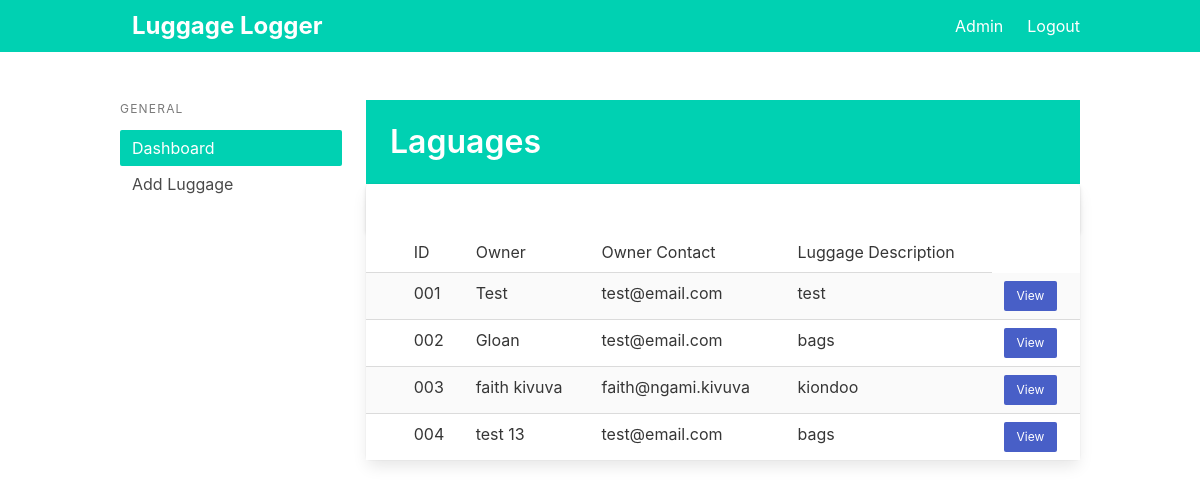
Page / (signed in) on the earlier database version.
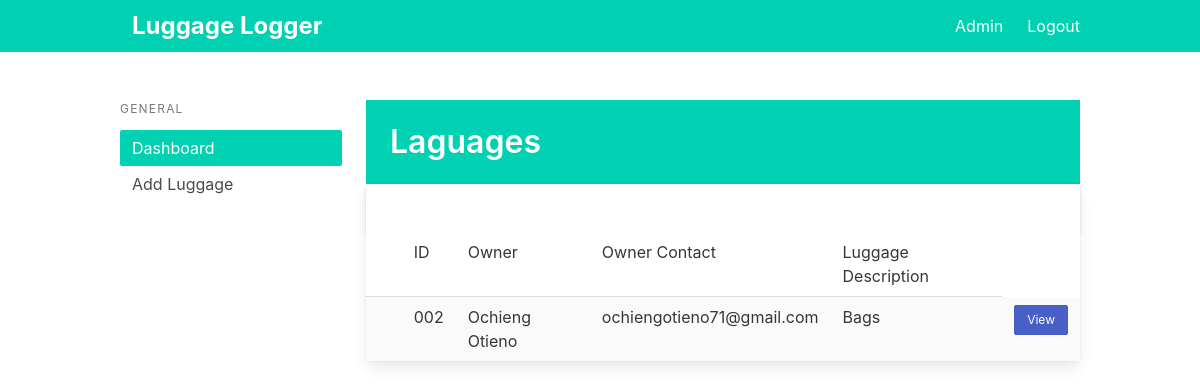
Same page on the later database version.
### app/models.py (models this page shows)
class Lauggage(db.Model):
    id = db.Column(db.Integer, primary_key=True)
    name = db.Column(db.String(100))
    email = db.Column(db.String(100))
    description = db.Column(db.Text(350))

### app/main.py (the view)
@main.route('/')
@login_required
def index():
    luggages = Lauggage.query.all()
    return render_template('index.html', luggages=luggages)

### app/__init__.py (called while the page is built)
def create_app():
    app = Flask(__name__)
    app.config['SECRET_KEY'] = 'secret-key-goes-here'
    app.config['SQLALCHEMY_DATABASE_URI'] = 'sqlite:///db.sqlite'
    QRcode(app)
    db.init_app(app)
    login_manager = LoginManager()
    login_manager.login_view = 'auth.login'
    login_manager.init_app(app)
    from .models import User
    @login_manager.user_loader
    def load_user(user_id):
        return User.query.get(int(user_id))
    with app.app_context():
        db.create_all()
    from .auth import auth as auth_blueprint
    app.register_blueprint(auth_blueprint)
    from .main import main as main_blueprint
    app.register_blueprint(main_blueprint)
    return app

### app/templates/index.html (shortened to what this page needs)
{% extends "base.html" %}
{% block content %}
<div class="columns">
  <div class="column is-3 ">
    <aside class="menu is-hidden-mobile">
      <p class="menu-label">
        General
      </p>
      <ul class="menu-list">
        <li><a class="has-background-primary has-text-white">Dashboard</a></li>
        <li><a href="{{ url_for('main.luggage') }}">Add Luggage</a></li>
      </ul>
    </aside>
  </div>
  <div class="column is-9">
    <section class="hero is-primary welcome is-small">
      <div class="hero-body">
        <div class="container">
          <h1 class="title">
            Laguages
          </h1>
        </div>
      </div>
    </section>
    <div class="is-6">
      <div class="card events-card">
        <header class="card-header">
          <a href="#" class="card-header-icon" aria-label="more options">
            <span class="icon">
            </span>
          </a>
        </header>
        <div class="card-table">
          <div class="content">
            <table class="table is-fullwidth is-striped">
              <tbody>
                <tr>
                  <td>
                  <td>ID</td>
                  <td>Owner</td>
                  <td>Owner Contact</td>
                  <td>Luggage Description</td>
                </tr>
                {% for luggage in luggages %}
                <tr>
                  <td width="5%">
                  <td>00{{ luggage.id }}</td>
                  </td>
                  <td>{{ luggage.name }}</td>
                  <td>{{ luggage.email }}</td>
                  <td>{{ luggage.description }}</td>
                  <td><a class="button is-link is-small" href="/luggage/{{luggage.id}}">View</a></td>
                </tr>
                {% endfor %}
              </tbody>
            </table>
          </div>
        </div>
      </div>
    </div>
  </div>
</div>
{% endblock %}

### app/templates/base.html (shortened to what this page needs)
<!DOCTYPE html>
<html>
<head>
    <link rel="stylesheet" href="https://cdnjs.cloudflare.com/ajax/libs/bulma/0.7.2/css/bulma.min.css" />
</head>
<body>
    <section class="is-fullheight">
        <div class="hero-head">
            <nav class="navbar is-primary">
                <div class="container">
                    <div id="navbarMenuHeroA" class="navbar-menu">
                        <div class="navbar-start">
                            <a href="{{ url_for('main.index') }}" class="navbar-item label is-large">
                                Luggage Logger
                            </a>
                        </div>
                        <div class="navbar-end">
                            {% if current_user.is_authenticated %}
                            <a href="{{ url_for('main.index') }}" class="navbar-item">
                                Admin
                            </a>
                            {% endif %}
                            {% if current_user.is_authenticated %}
                            <a href="{{ url_for('auth.logout') }}" class="navbar-item">
                                Logout
                            </a>
                            {% endif %}
                        </div>
                    </div>
                </div>
            </nav>
        </div>
        <div class="hero-body">
            <div class="container">
                {% block content %}
                {% endblock %}
            </div>
        </div>
    </section>
</body>
</html>

Differences in the rows shown:
removed Lauggage: id "1", name "Test", email "test@email.com", description "test"
removed Lauggage: id "3", name "faith kivuva", email "faith@ngami.kivuva", description "kiondoo"
removed Lauggage: id "4", name "test 13", email "test@email.com", description "bags"
changed Lauggage id 2: name "Gloan" → "Ochieng Otieno"; email "test@email.com" → "ochiengotieno71@gmail.com"; description "bags" → "Bags"
